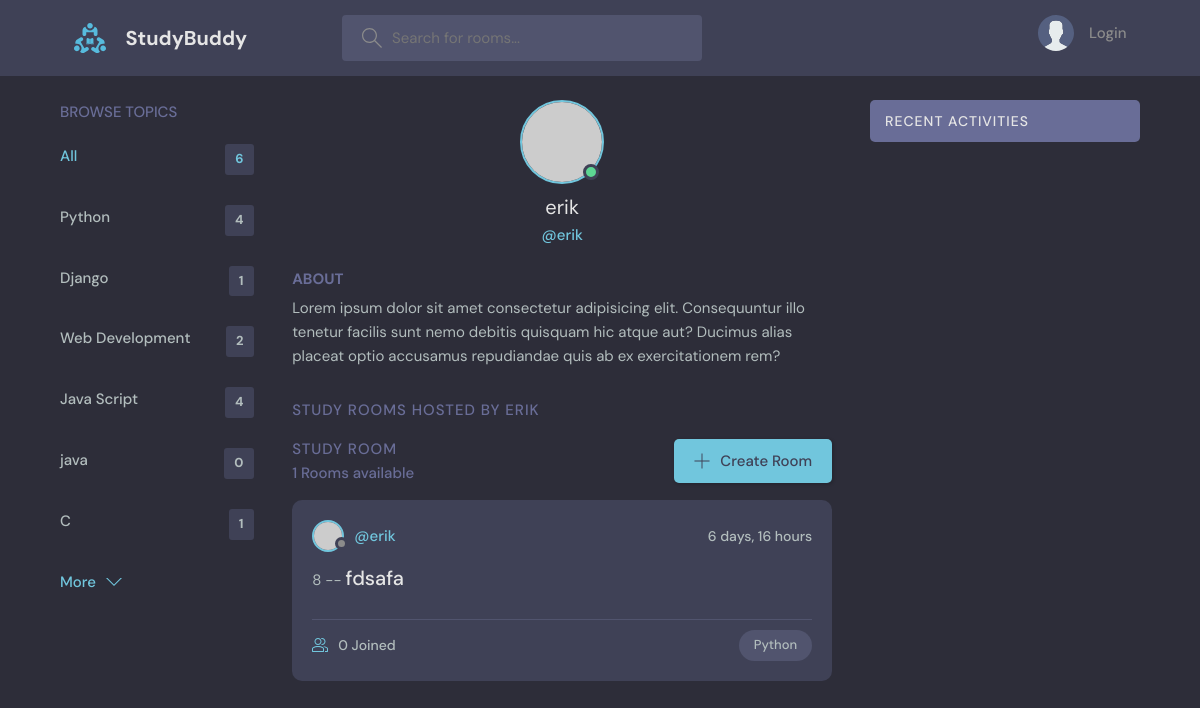
The page /profile/4/ on the database its author committed.
### base/models.py (models this page shows, shortened)
class Topic(models.Model):
    name = models.CharField(max_length=200)

class Room(models.Model):
    host = models.ForeignKey(User, on_delete=models.SET_NULL, null=True)
    topic = models.ForeignKey(Topic, on_delete=models.SET_NULL, null=True)
    name = models.CharField(max_length=200)
    description = models.TextField(null=True, blank=True)
    participants = models.ManyToManyField(User, related_name='participants', blank=True)
    updated = models.DateTimeField(auto_now=True)
    created = models.DateTimeField(auto_now_add=True)
    class Meta:
        ordering = ['-updated', '-created']

### base/views.py (the view)
# urls.py: path('profile/<str:pk>/', views.userProfile, name="profile"),
def userProfile(request, pk):
    user = User.objects.get(id=pk)
    rooms = user.room_set.all()
    room_messages = user.message_set.all()
    topics = Topic.objects.all()
    context = {'user': user, 'room_messages': room_messages, 'topics': topics, 'rooms': rooms}
    return render(request, 'base/profile.html', context)

### base/templates/base/profile.html (shortened to what this page needs)
{% extends 'main.html' %}
{% block content %}
<main class="profile-page layout layout--3">
    <div class="container">
      {% include 'base/topics_components.html' %}
      <div class="roomList">
        <div class="profile">
          <div class="profile__avatar">
            <div class="avatar avatar--large active">
              <img src="https://randomuser.me/api/portraits/men/11.jpg" />
            </div>
          </div>
          <div class="profile__info">
            <h3>{{user.username}}</h3>
            <p>@{{user}}</p>
          </div>
          <div class="profile__about">
            <h3>About</h3>
            <p>
              Lorem ipsum dolor sit amet consectetur adipisicing elit. Consequuntur illo tenetur
              facilis sunt nemo debitis quisquam hic atque aut? Ducimus alias placeat optio
              accusamus repudiandae quis ab ex exercitationem rem?
            </p>
          </div>
        </div>
        <div class="roomList__header">
          <div>
            <h2>Study Rooms Hosted by {{user.username}}</a>
            </h2>
          </div>
        </div>
        {% include 'base/feed_components.html' %}
      </div>
      {% include "base/activity-component.html" %}
    </div>
</main>
{% endblock content%}

### base/templates/base/topics_components.html
        <div class="topics">
          <div class="topics__header">
            <h2>Browse Topics</h2>
          </div>
          <ul class="topics__list">
            <li>
              <a href="{% url 'home'%}" class="active">All <span>{{topics.count}}</span></a>
            </li>
            {% for topic in topics %}
            <li>
              <a href="{% url 'home' %}?q={{topic.name}}">{{topic.name}}<span>{{topic.room_set.all.count}}</span></a>
            </li>
            {% endfor %}
          </ul>
          <a class="btn btn--link" href="topics.html">
            More
            <svg version="1.1" xmlns="http://www.w3.org/2000/svg" width="32" height="32" viewBox="0 0 32 32">
              <title>chevron-down</title>
              <path d="M16 21l-13-13h-3l16 16 16-16h-3l-13 13z"></path>
            </svg>
          </a>
        </div>

### base/templates/base/feed_components.html (shortened to what this page needs)
        <div class="roomList">
          <div class="roomList__header">
            <div>
              <h2>Study Room</h2>
              <p>{{rooms.count}} Rooms available</p>
            </div>
            <a class="btn btn--main" href="{% url 'create-room' %}">
              <svg version="1.1" xmlns="http://www.w3.org/2000/svg" width="32" height="32" viewBox="0 0 32 32">
                <title>add</title>
                <path
                  d="M16.943 0.943h-1.885v14.115h-14.115v1.885h14.115v14.115h1.885v-14.115h14.115v-1.885h-14.115v-14.115z"
                ></path>
              </svg>
              Create Room
            </a>
          </div>
          {% for room in rooms %}
            <div class="roomListRoom">
                <div class="roomListRoom__header">
                <a href="{% url 'profile' room.host.id %}" class="roomListRoom__author">
                    <div class="avatar avatar--small">
                    <img src="https://randomuser.me/api/portraits/women/11.jpg" />
                    </div>
                    <span>@{{room.host.username}}</span>
                </a>
                <div class="roomListRoom__actions">
                    <span>{{room.created | timesince}}</span>
                </div>
                </div>
                <div class="roomListRoom__content">
                {{room.id}} -- <a href="/room/{{room.id}}">{{room.name}}</a>
                </div>
                <div class="roomListRoom__meta">
                <a href="room.html" class="roomListRoom__joined">
                    {{room.participants.count}} Joined
                </a>
                <p class="roomListRoom__topic">{{room.topic.name}}</p>
                </div>
            </div>
          {%endfor%}
        </div>

### rows shown on the page
Topic: name "Python", room_set.all.count "4"
Topic: name "Django", room_set.all.count "1"
Topic: name "Web Development", room_set.all.count "2"
Topic: name "Java Script", room_set.all.count "4"
Topic: name "java", room_set.all.count "0"
Topic: name "C", room_set.all.count "1"
Room: host.username "erik", created "6 days, 16 hours", id "8", name "fdsafa", participants.count "0", topic.name "Python"

### other values the page prints
{{ topics.count }} "6"
{{ user.username }} "erik"
{{ user }} "erik"
{{ user.username }} "ERIK"
{{ rooms.count }} "1"
